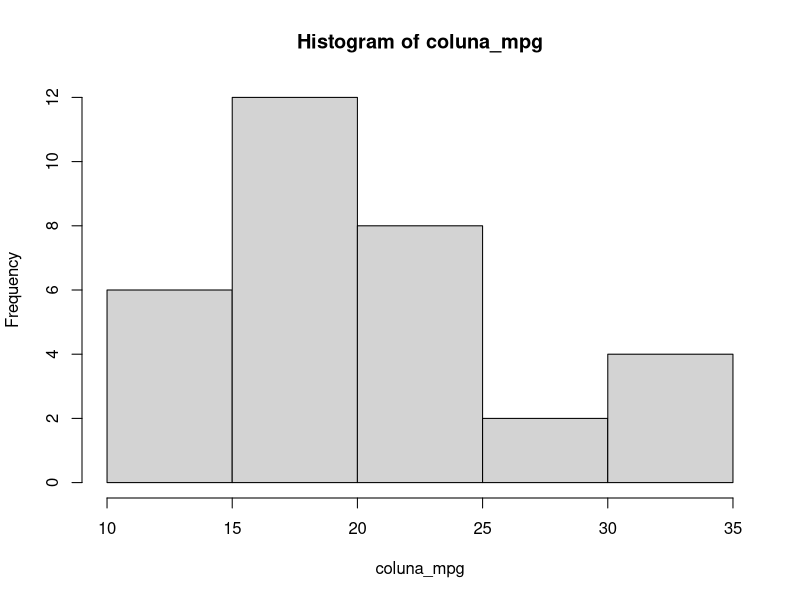
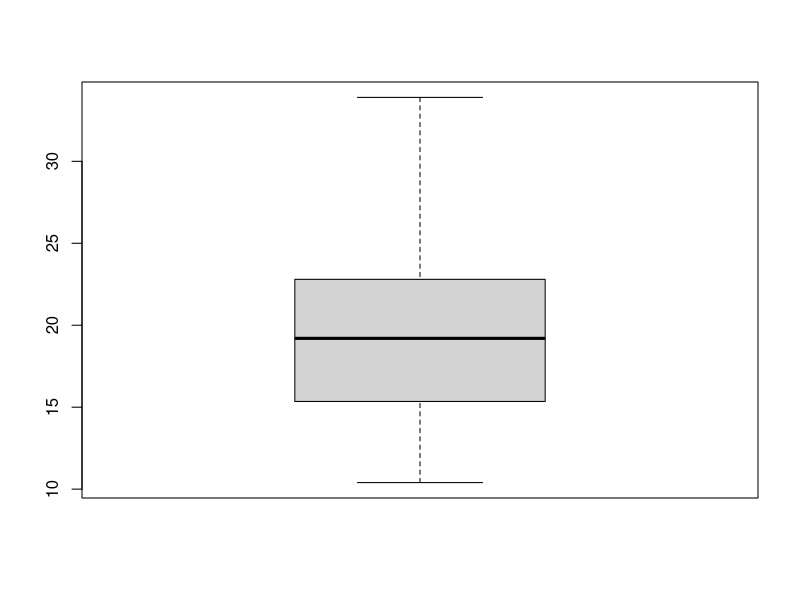
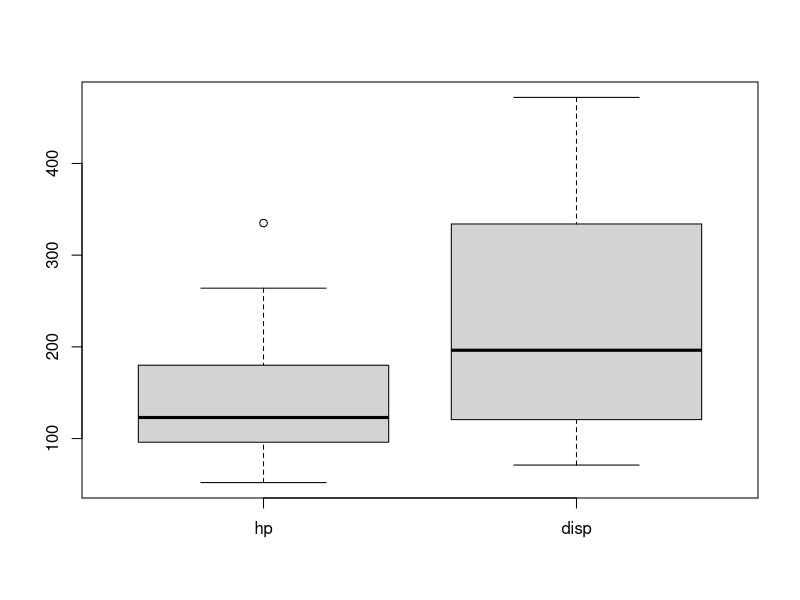
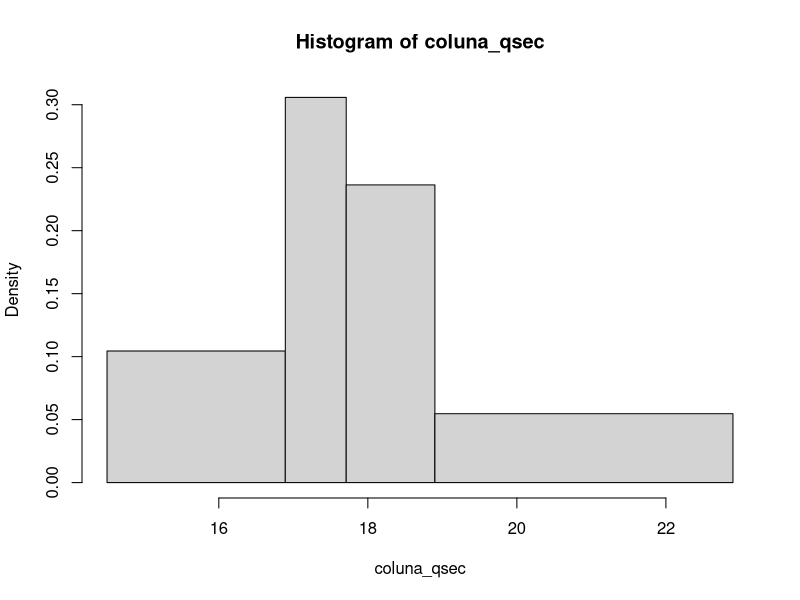
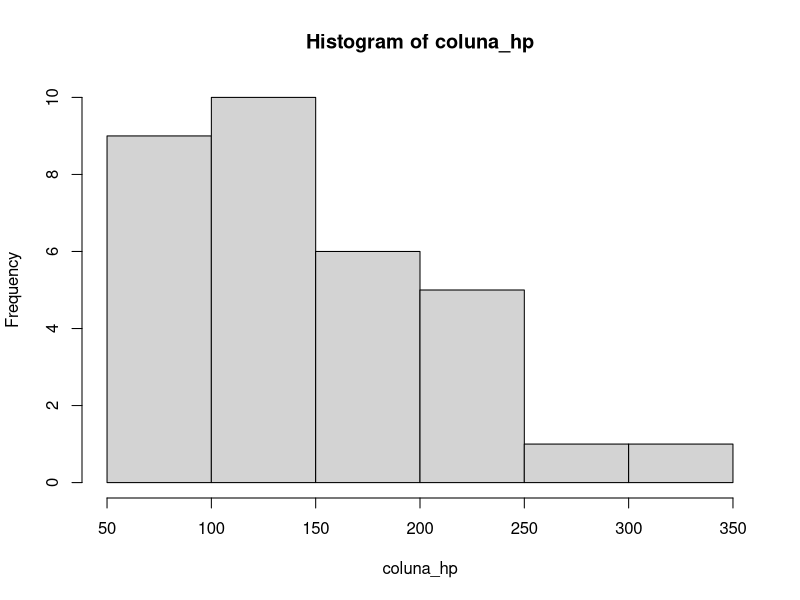

These charts were generated, in order, by the following R code:
require(car)
require(dplyr)

## carregando base de dados (o csv)
data <- read.csv('mtcars.csv', sep = ';', dec = ',', encoding = "UTF-8")

## mostrar os dados em tabela
View(data)

## exibir as variaveis
glimpse(data)

## A) Com a coluna mpg que consta na base, calcular: mínimo e o máximo valor, média,
## mediana, desvio padrão, os quartis, construir o histograma e o boxplot e interpretar
## os resultados.


## pegando valor maximo da coluna mpg
coluna_mpg <- data$mpg
maximo <- max(coluna_mpg)
maximo

## pegando o valor mínimo da coluna mpg
minimo <- min(coluna_mpg)
minimo

## calculando a média da coluna mpg
media <- mean(coluna_mpg)
media

## calculando a mediana da coluna mpg
mediana <- median(coluna_mpg)
mediana

## calculando o desvio padrao da coluna mpg
desvio_padrao <- sd(coluna_mpg)
desvio_padrao

## calculando os quartis da coluna mpg
quartis <- quantile(coluna_mpg, c(0.25, 0.5, 0.75))
quartis

## construindo o histograma da coluna mpg
hist(coluna_mpg)

## construindo o boxplot da coluna mpg
boxplot(coluna_mpg)



## B) Gerar um gráfico boxplot com as colunas disp e hp.
coluna_disp <- data$disp
coluna_hp <- data$hp
  ### juntando as colunas
join_disp_hp <- list(coluna_hp,coluna_disp)
boxplot(join_disp_hp, names = c("hp","disp"))



## C) Com a coluna qsec, agrupe os dados em seus respectivos quartis, construir tabela
## com as frequências absolutas e relativas e suas respectivas acumuladas. Gerar o
## histograma e comentar o resultado obtido.
coluna_qsec <- data$qsec
  ## agrupando seus quartis
  quartis_qsec <- quantile(coluna_qsec, probs = c(0, 0.25, 0.5, 0.75, 1), na.rm = TRUE)
  ### calculando a frequencia absoluta da coluna qsec
  frequencia_abs_qsec <- table(coluna_qsec)
  frequencia_abs_qsec
  ### calculando a frequencia relativa da coluna qsec
  frequencia_rel_qsec <- prop.table(frequencia_abs_qsec)
  frequencia_rel_qsec
  ### construindo a tabela com a frequencia absoluta e a frequencia relativa
  tabela_frequencias <- data.frame(Frequencia_Absoluta = frequencia_abs_qsec, Frequencia_Relativa = frequencia_rel_qsec)
  tabela_frequencias
  
  ### calculando as frequências absolutas acumuladas e as frequências relativas acumuladas
  frequencia_absoluta_acumulada <- cumsum(frequencia_abs_qsec)
  frequencia_absoluta_acumulada
  frequencia_relativa_acumulada <- prop.table(frequencia_absoluta_acumulada)
  frequencia_relativa_acumulada
  
  ## gerando o histograma
  hist(coluna_qsec, breaks = quartis_qsec)
  
  ## d) Com a coluna hp, gerar um histograma, e elaborar uma tabela de frequência usando
  ## as classes sugeridas pelo histograma.
  coluna_hp <- data$hp
  hist(coluna_hp)
  
